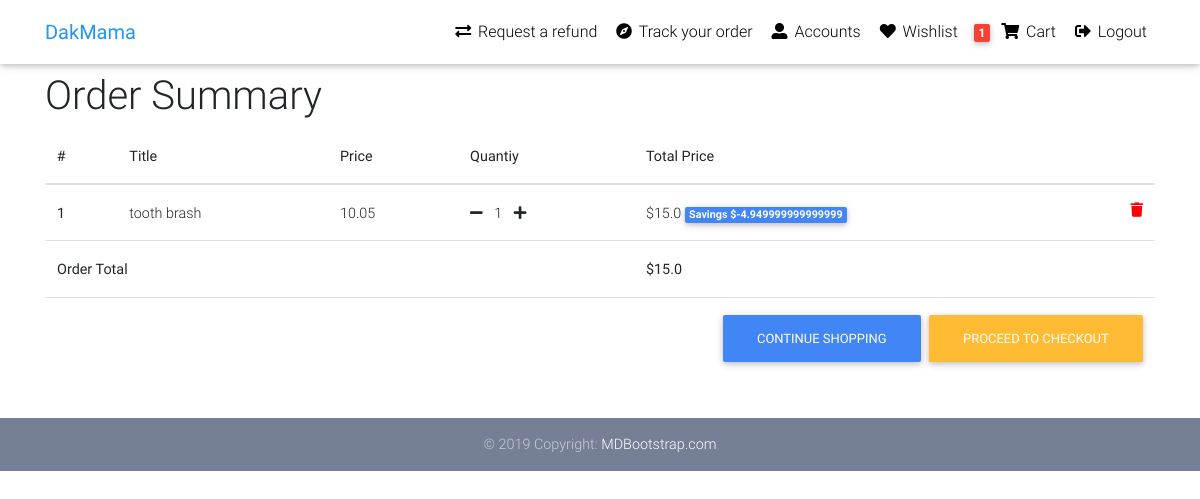
Page /order-summary/ (signed in) on the committed database.
### core/models.py (models this page shows, shortened)
class Order(models.Model): # store users final cart by users items on parchase time
    user = models.ForeignKey(settings.AUTH_USER_MODEL,
                             on_delete=models.CASCADE)
    items = models.ManyToManyField(Order_Item)
    ref_code = models.CharField(max_length=20)
    start_date = models.DateTimeField(auto_now_add=True)
    ordered_date = models.DateTimeField()
    ordered = models.BooleanField(default=False)
    billing_address = models.ForeignKey("BillingAddress",on_delete=models.SET_NULL,blank=True,null=True)
    payment = models.ForeignKey("Payment",on_delete=models.SET_NULL,blank=True,null=True)
    coupon = models.ForeignKey("Coupon",on_delete=models.SET_NULL,blank=True,null=True)
    being_delivered = models.BooleanField(default=False)
    received = models.BooleanField(default=False)
    refund_requested = models.BooleanField(default=False)
    refund_granted = models.BooleanField(default=False)
    def get_total(self):
        total = 0
        for order_item in self.items.all():
            total += order_item.get_final_price()
        if self.coupon:
            total -= self.coupon.amount
        return total

class Order_Item(models.Model): # like a cart you carry during shopping in the super shop
    user = models.ForeignKey(settings.AUTH_USER_MODEL,
    on_delete=models.CASCADE)
    ordered = models.BooleanField(default=False)# initialy false because you didn't pay for this item
    item = models.ForeignKey(Item,on_delete=models.CASCADE) # the product you put in the cart
    quantity = models.IntegerField(default=1) # quantity of the item in the single cart, an item would have > 1 .
    def get_total_item_price(self): # calculate and return total price when invoke
        return self.quantity * self.item.price
    def get_total_discount_item_price(self):
        return self.quantity * self.item.discount_price
    def get_amount_saved(self):
        return self.get_total_item_price()- self.get_total_discount_item_price()
    def get_final_price(self):
        if self.item.discount_price: # discount_price field  belongs to Item model and item is the foreign key of this model,thus we can access both field
            return self.get_total_discount_item_price()
        else:
            return self.get_total_item_price()

class Item(models.Model):
    title = models.CharField(max_length=32,null=True,blank=True)
    price = models.FloatField()
    discount_price = models.FloatField(null=True,blank=True)
    category = models.CharField(choices = CATEGORY_CHOICES,max_length = 2,default='S') # get_fieldname_display - to select choiches from template - get_category_display
    label = models.CharField(choices = LABEL_CHOICES,max_length = 1,default='P') # get_label_display
    slug = models.SlugField()
    description = models.TextField(default='description here')
    image = models.ImageField(null=True,blank=True)

### core/views.py (the view)
# urls.py: path('order-summary/',OrderSummaryView.as_view(),name='order-summary'),
class OrderSummaryView(LoginRequiredMixin,View):
    def get(self, *args , **kwargs):
        try:
            order = Order.objects.get(user=self.request.user,ordered=False)
            context = { # set the default context variable object to order
                'object':order
            }
            return render(self.request,"order_summary.html",context)
        except ObjectDoesNotExist:# if user didn't have any item in the cart,but request the cart view
            messages.warning(self.request,"You do not have an active order")
            return redirect('/')

### core/templatetags/cart_template_tag.py (called while the page is built)
@register.filter
def cart_item_count(user): # here cart_item_count will be our custome template tag
    if user.is_authenticated:
        qs = Order.objects.filter(user=user,ordered = False)
        if qs.exists():
            return qs[0].items.count()
    else:
        return 0

### templates/order_summary.html (shortened to what this page needs)
{% extends "base.html" %}
{% block content %}
<main>
    <div class="container">
    <h1>Order Summary</h1>
    <div class="table-responsive text-nowrap">
        <table class="table">
            <thead>
                <tr>
                    <th scope="col">#</th>
                    <th scope="col">Title</th>
                    <th scope="col">Price</th>
                    <th scope="col">Quantiy</th>
                    <th scope="col">Total Price</th>
                </tr>
            </thead>
            <tbody>
            {% for order_item  in object.items.all  %}
        <tr>
            <th scope="row">{{forloop.counter}}</th>
            <td>{{order_item.item.title}}</td>
            <td>{{order_item.item.price}}</td>
    <td>
        <a href="{% url 'core:remove-the-single-item' order_item.item.slug %}"><i class="fas fa-minus mr-2"></i></a>
        {{order_item.quantity}}
        <a href="{% url 'core:add-to-cart' order_item.item.slug %}"><i class="fas fa-plus ml-2"></i></a>
    </td>
        <td>
            {% if order_item.item.discount_price %}
                ${{order_item.get_total_discount_item_price}}
            <span class="badge badge-primary">
                Savings ${{order_item.get_amount_saved}}
            </span>
            {% else %}
                ${{order_item.get_total_item_price}}
            {% endif %}
            <a style='color:red ;' href="{% url 'core:remove-from-cart' order_item.item.slug %}">
                <i class="fas fa-trash float-right"></i>
            </a>
        </td>
            </tr>
            {% endfor %}
            {% if object.get_total %}
            <tr>
                <td colspan ='4'> <b>Order Total</b></td>
                <td><b>${{ object.get_total}}</b></td>
            </tr>
            <tr>
            <td colspan='5'>
            <a class='btn btn-warning float-right ml-2' href="{% url 'core:checkout'%}"> Proceed to Checkout</a>
            <a class='btn btn-primary float-right ' href="{% url 'core:home' %}">Continue Shopping</a>
            </td>
            </tr>
            {% endif %}
            </tbody>
        </table>
    </div>
</div>
</main>
{% endblock content %}

### templates/base.html (shortened to what this page needs)
{% load static %}
<!DOCTYPE html>
<html lang="en">
<head>
  <link rel="stylesheet" href="https://use.fontawesome.com/releases/v5.8.2/css/all.css">
  <link href="{% static 'css/bootstrap.min.css' %}" rel="stylesheet">
  <link href="{% static 'css/mdb.min.css' %}" rel="stylesheet">
  <link href="{% static 'css/style.min.css' %}" rel="stylesheet">
</head>
<body>
<div class="mt-5 pt-4">
</div>
        {% include 'partials/_navbar.html' %}
  {% block content %}
  {% endblock content %}
        {% include 'partials/_footer.html' %}
</body>
</html>

### templates/partials/_navbar.html (shortened to what this page needs)
  {% load static %}
  {% load cart_template_tag %}
  <nav class="navbar fixed-top navbar-expand-lg navbar-light white scrolling-navbar">
    <div class="container">
      <a href="{% url 'core:home' %}" class="navbar-brand waves-effect" >
        <strong class="blue-text">DakMama</strong>
      </a>
      <div class="collapse navbar-collapse" id="navbarSupportedContent">
        <ul class="navbar-nav nav-flex-icons">
        {% if request.user.is_authenticated %}
          <li class="nav-item">
            <a href="{% url 'core:request-refund' %}" class="nav-link waves-effect">
              <i class="fas fa-exchange-alt"></i>
              <span class="clearfix d-none d-sm-inline-block">Request a refund</span>
            </a>
            </li>
            <li class="nav-item">
            <a href="{% url 'core:request-refund' %}" class="nav-link waves-effect">
              <i class="fas fa-compass"></i>
              <span class="clearfix d-none d-sm-inline-block">Track your order</span>
            </a>
            </li>
            <li class="nav-item">
            <a href="{% url 'core:request-refund' %}" class="nav-link waves-effect">
              <i class="fas fa-user-alt"></i>
              <span class="clearfix d-none d-sm-inline-block">Accounts</span>
            </a>
            </li>
            <li class="nav-item">
            <a href="{% url 'core:request-refund' %}" class="nav-link waves-effect">
             <i class="fas fa-heart"></i>
              <span class="clearfix d-none d-sm-inline-block">Wishlist</span>
            </a>
            </li>
            <li class="nav-item">
            <a href="{% url 'core:order-summary' %}" class="nav-link waves-effect">
              <span class="badge red z-depth-1 mr-1"> {{request.user|cart_item_count}}</span>
              <i class="fas fa-shopping-cart"></i>
              <span class="clearfix d-none d-sm-inline-block"> Cart </span>
            </a>
            </li>
            <li class="nav-item">
            <a class="nav-link waves-effect" href="{% url 'account_logout' %}">
            <i class="fas fa-sign-out-alt"></i>
              <span class="clearfix d-none d-sm-inline-block">Logout</span>
            </a>
          </li>
        {% endif %}
        </ul>
      </div>
    </div>
  </nav>

### templates/partials/_footer.html
  {% load static %}
  <footer class="page-footer text-center font-small mt-4 wow fadeIn">
    <div class="footer-copyright py-3">
      © 2019 Copyright:
      <a href="https://mdbootstrap.com/education/bootstrap/" target="_blank"> MDBootstrap.com </a>
    </div>
  </footer>

### templates/base.html (style rules this page uses)
html, body, header, .carousel { height: 60vh; }

### rows in the picture
Order_Item: item "tooth brash", item.price "10.05", quantity "1", get_total_discount_item_price "15.0", get_amount_saved "-4.949999999999999"
Order: get_total "15.0"

### other values in the picture
{{ request.user|cart_item_count }} "1"
